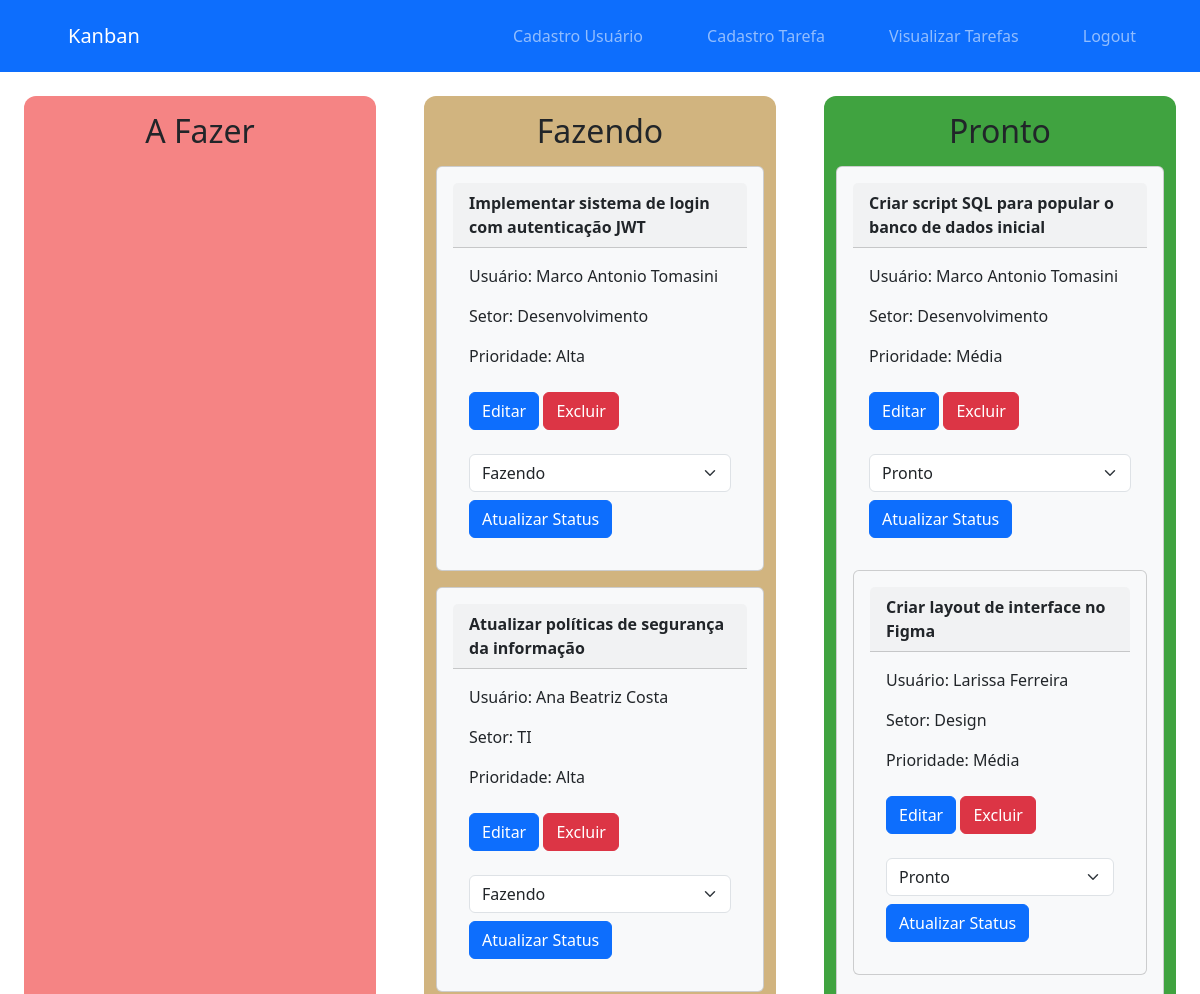
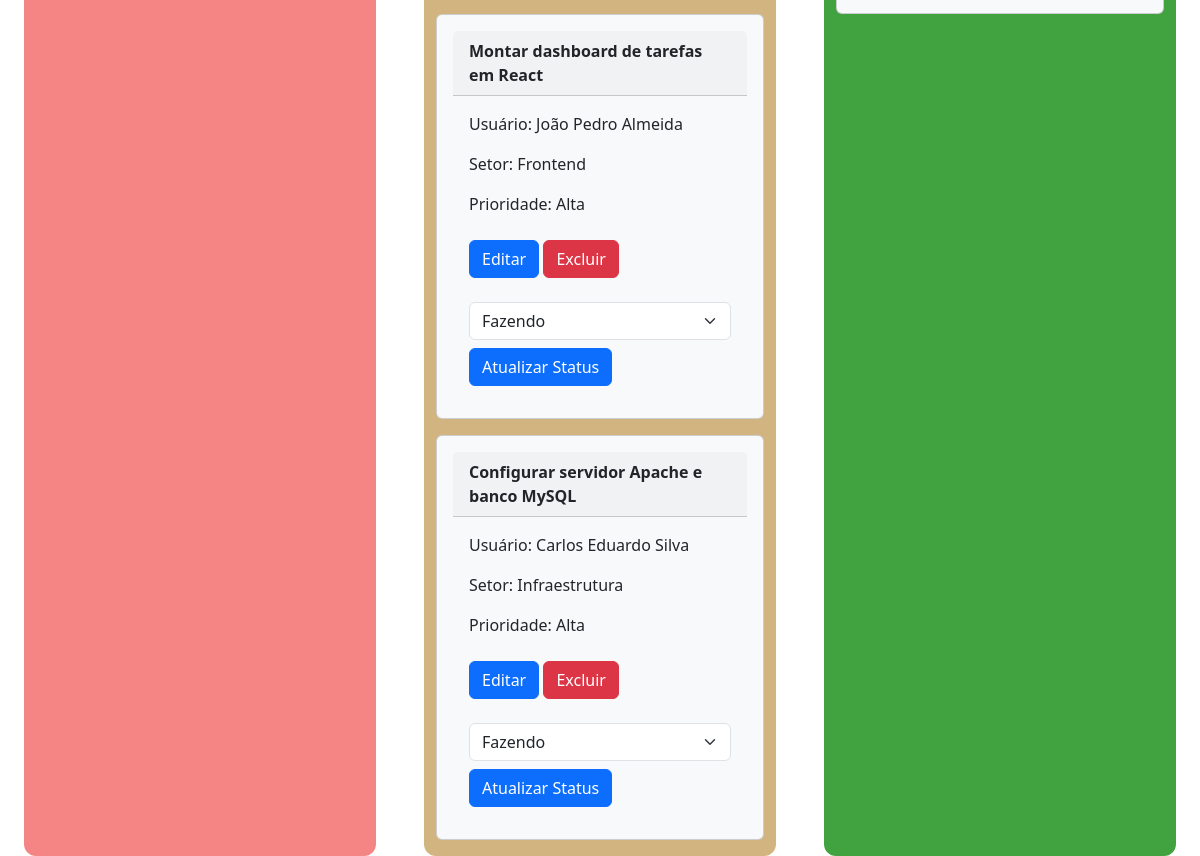
Screenshot of /index.php?id=1 (signed in) with the database file from the repository (2 pictures, top to bottom).
### tables this page shows
CREATE TABLE tarefas
(
 id_tarefa INT PRIMARY KEY AUTO_INCREMENT,
 id_usuario INT, FOREIGN KEY (id_usuario) REFERENCES usuario(id_usuario),
 descricao_tarefa VARCHAR(255) NOT NULL,
 nome_setor VARCHAR(255) NOT NULL,
 prioridade ENUM('Baixa', 'Média', 'Alta') NOT NULL,
 data_cadastro TIMESTAMP DEFAULT CURRENT_TIMESTAMP,
 status ENUM('A Fazer', 'Fazendo', 'Pronto') NOT NULL
);

CREATE TABLE usuario 
( 
 id_usuario INT PRIMARY KEY AUTO_INCREMENT,
 nome VARCHAR(255) NOT NULL,  
 email VARCHAR(255) NOT NULL UNIQUE 
);

### index.php (the view, shortened to what this page needs)
<?php
include 'public/partials/header_index.php';
?>
<html lang="en">
<head>
    <link href="https://cdn.jsdelivr.net/npm/bootstrap@5.3.7/dist/css/bootstrap.min.css" rel="stylesheet">
    <link rel="stylesheet" href="styles/style.css">
</head>
<body>
    <div class="container-fluid h-100">
        <div class="row">
                <div class="ms-4 me-4 col justify-content-center align-items-center bg-fazer">
                    <h2 class="mt-3 text-center">A Fazer</h2>
                </div>
                <div class="ms-4 me-4 col justify-content-center align-items-center bg-fazendo">
                    <h2 class="mt-3 text-center">Fazendo</h2>
                    <?php
                    $sql = "SELECT * FROM tarefas INNER JOIN usuario ON tarefas.id_usuario = usuario.id_usuario WHERE status = 'Fazendo'";
                    $result = $mysqli->query($sql);
                    if ($result->num_rows > 0) {
                        while ($row = $result->fetch_assoc()) {
                            echo "
                                <div class=\"card bg-light text-dark mb-3 mt-3 p-3\">
                                <div class=\"card-header desc\">{$row['descricao_tarefa']}</div>
                                    <div class=\"card-body\">
                                        <p class=\"card-text\">Usuário: {$row['nome']}</p>
                                        <p class=\"card-text\">Setor: {$row['nome_setor']}</p>
                                        <p class=\"card-text\">Prioridade: {$row['prioridade']}</p>
                                        <a class='btn mb-4 btn-primary mt-2' href='public/cadastro_tarefa.php?id={$row['id_tarefa']}'>Editar</a>
                                        <a class='btn mb-4 btn-danger mt-2' href='public/delete_tarefa.php?id={$row['id_tarefa']}'>Excluir</a>
                                        <form action='public/update_status.php' method='POST'>
                                            <select name='status' class='form-select' required>
                                                <option value='A fazer'>A fazer</option>
                                                <option value='Fazendo' selected>Fazendo</option>
                                                <option value='Pronto'>Pronto</option>
                                            </select>
                                            <input type='hidden' name='id_tarefa' value='{$row['id_tarefa']}'>
                                            <input type='submit' class='btn btn-primary mt-2' value='Atualizar Status'>
                                        </form>
                                    </div>
                                </div>
                            ";
                        }
                    }
                    ?>
                </div>
                <div class="ms-4 me-4 col justify-content-center align-items-center bg-pronto">
                    <h2 class="mt-3 text-center">Pronto</h2>
                    <?php
                    $sql = "SELECT * FROM tarefas INNER JOIN usuario ON tarefas.id_usuario = usuario.id_usuario WHERE status = 'Pronto'";
                    $result = $mysqli->query($sql);
                    if ($result->num_rows > 0) {
                        while ($row = $result->fetch_assoc()) {
                            echo "
                                <div class=\"card bg-light mb-3 mt-3 p-3\">
                                <div class=\"card-header desc\">{$row['descricao_tarefa']}</div>
                                    <div class=\"card-body\">
                                        <p class=\"card-text\">Usuário: {$row['nome']}</p>
                                        <p class=\"card-text\">Setor: {$row['nome_setor']}</p>
                                        <p class=\"card-text\">Prioridade: {$row['prioridade']}</p>
                                        <a class='btn mb-4 btn-primary mt-2' href='public/cadastro_tarefa.php?id={$row['id_tarefa']}'>Editar</a>
                                        <a class='btn mb-4 btn-danger mt-2' href='public/delete_tarefa.php?id={$row['id_tarefa']}'>Excluir</a>
                                    <form action='public/update_status.php' method='POST'>
                                        <select name='status' class='form-select' required>
                                            <option value='A fazer'>A fazer</option>
                                            <option value='Fazendo'>Fazendo</option>
                                            <option value='Pronto' selected>Pronto</option>
                                        </select>
                                        <input type='hidden' name='id_tarefa' value='{$row['id_tarefa']}'>
                                        <input type='submit' class='btn btn-primary mt-2' value='Atualizar Status'>
                                    </form>
                                </div>
                            ";
                        }
                    }
                    ?>
                </div>
            </div>
        </div>
    </div>
</body>
</html>

### public/partials/header_index.php (shortened to what this page needs)
<!DOCTYPE html>
<html lang="pt-br">
<head>
    <link href="https://cdn.jsdelivr.net/npm/bootstrap@5.3.7/dist/css/bootstrap.min.css" rel="stylesheet">
</head>
<body>
    <div class="container-fluid">
        <div class="row">
            <nav class="navbar navbar-expand-lg navbar-dark bg-primary">
                <div class="container-fluid p-1 ms-5 me-5">
                    <a class="navbar-brand" href="#">Kanban</a>
                    <div class="collapse navbar-collapse" id="navbarNav">
                        <ul class="navbar-nav ms-auto p-1">
                            <li class="nav-item ms-5" >
                                <a class="nav-link" href="public/cadastro_usuario.php">Cadastro Usuário</a>
                            </li>
                            <li class="nav-item ms-5">
                                <a class="nav-link" href="public/cadastro_tarefa.php">Cadastro Tarefa</a>
                            </li>
                            <li class="nav-item ms-5">
                                <a class="nav-link" href="index.php">Visualizar Tarefas</a>
                            <li class="nav-item ms-5">
                                <a class="nav-link" href="public/login.php?logout=1">Logout</a>
                            </li>
                        </ul>
                    </div>
                </div>
            </nav>
        </div>
    </div>
    <br>
</body>
</html>

### styles/style.css (style rules this page uses)
body { height: 100vh; }
.bg-fazer { background-color: rgb(245, 132, 132); border-radius: 12px; }
.bg-fazendo { background-color: rgb(209, 180, 127); border-radius: 12px; }
.bg-pronto { background-color: rgb(64, 163, 64); border-radius: 12px; }
.h-100 { height: 90vh; }
.desc { font-weight: bold; }

### rows the page displays
tarefas: descricao_tarefa "Implementar sistema de login com autenticação JWT", id_usuario.nome "Marco Antonio Tomasini", nome_setor "Desenvolvimento", prioridade "Alta"
tarefas: descricao_tarefa "Atualizar políticas de segurança da informação", id_usuario.nome "Ana Beatriz Costa", nome_setor "TI", prioridade "Alta"
tarefas: descricao_tarefa "Montar dashboard de tarefas em React", id_usuario.nome "João Pedro Almeida", nome_setor "Frontend", prioridade "Alta"
tarefas: descricao_tarefa "Configurar servidor Apache e banco MySQL", id_usuario.nome "Carlos Eduardo Silva", nome_setor "Infraestrutura", prioridade "Alta"
tarefas: descricao_tarefa "Criar script SQL para popular o banco de dados inicial", id_usuario.nome "Marco Antonio Tomasini", nome_setor "Desenvolvimento", prioridade "Média"
tarefas: descricao_tarefa "Criar layout de interface no Figma", id_usuario.nome "Larissa Ferreira", nome_setor "Design", prioridade "Média"
